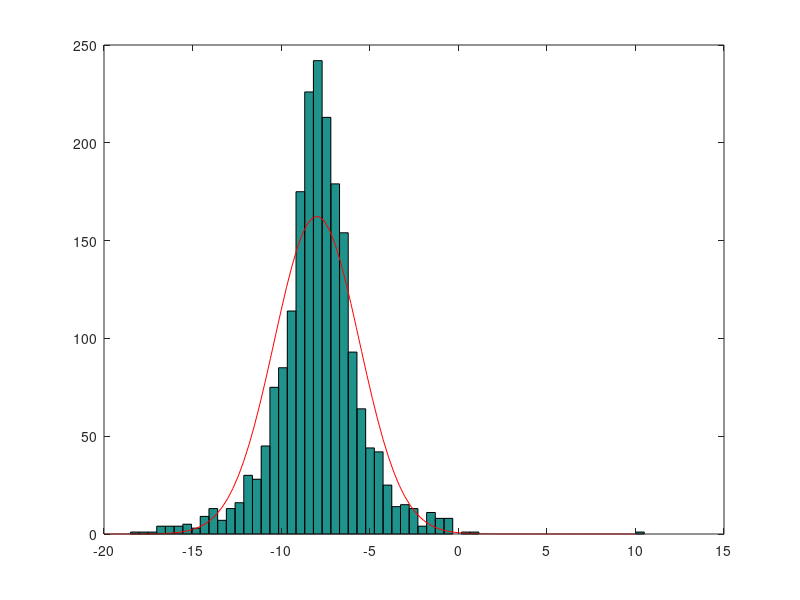

The MATLAB source for this figure: (Note: this script raises an error after producing the figure.)
load 6/delta_time_raw.txt
time_raw = delta_time_raw(:,2);
index_raw = delta_time_raw(:,1);

[hts,ctrs] = hist(time_raw, 59);
bar(ctrs,hts,'hist') % plot histogram
area = sum(hts) * (ctrs(2)-ctrs(1));
xx = linspace(-20,10); % geef x range aan
hold on; 
plot(xx,area*normpdf(xx,mean(time_raw),std(time_raw)),'r-') % plot gauss met berekende mean en std

% Correcte significantie maken voor plot 1
xtickformat('%.1f')
ytickformat('%.0f')

% Punt naar comma veranderen voor de de assen van plot 1
x2 = get(gca, 'XTickLabel');
nieuw_x2 = strrep(x2(:),'.',',');
set(gca, 'XTickLabel', nieuw_x2)
y2 = get(gca, 'YTickLabel');
nieuw_y2 = strrep(y2(:),'.',',');
set(gca, 'YTickLabel', nieuw_y2)

mu = mean(time_raw)
sigma = std(time_raw)
sample_omschrijving = sprintf('Sample 6: \\mu = %.2f     \\sigma = %.2f', mu, sigma)

% Correcte plot layout maken
ylabel('Frequentie [-]')
xlabel('Tijd [ns]')
legend('show', 'Location', 'NorthEast', sample_omschrijving, 'Gauss fit', 'Interpreter', 'latex');
grid on
hold off



